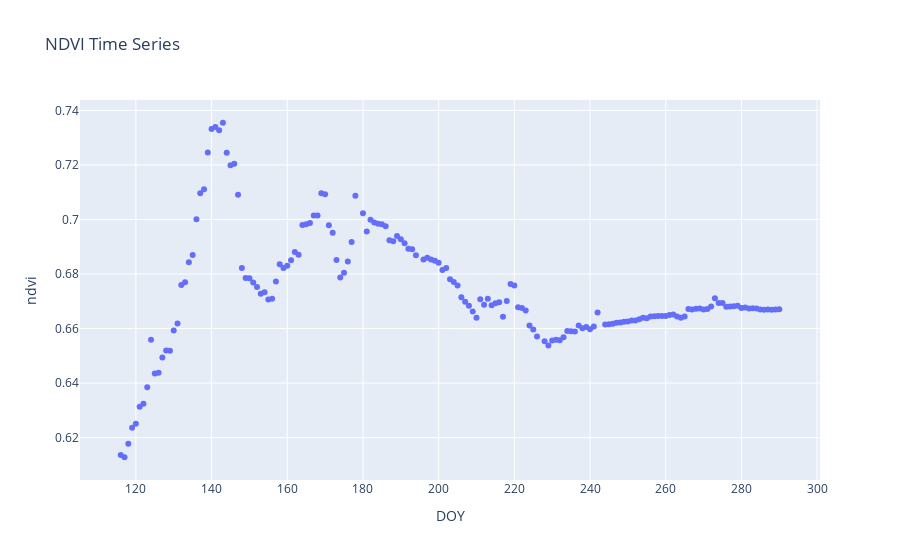

Here is the notebook cell this chart was saved with:
### Code cell
import plotly.express as px

fig = px.scatter(ndvi_df, x='DOY', y='ndvi', title='NDVI Time Series', labels={'Date': 'Date', 'NDVI': 'NDVI'})

# Afficher le graphique
fig.show()

### Figure 1 — Plotly figure (JSON) as saved in the notebook; plotly's stock layout.template omitted (floating-point values rounded to 4 significant figures; data arrays with more than 128 entries replaced by an {"elided": "..."} marker saying what was removed)
{"data": [{"hovertemplate": "DOY=%{x}<br>ndvi=%{y}<extra></extra>", "legendgroup": "", "marker": {"color": "#636efa", "symbol": "circle"}, "mode": "markers", "name": "", "orientation": "v", "showlegend": false, "type": "scatter", "x": {"elided": "171 int values"}, "xaxis": "x", "y": {"elided": "171 float values"}, "yaxis": "y"}], "layout": {"legend": {"tracegroupgap": 0}, "title": {"text": "NDVI Time Series"}, "xaxis": {"anchor": "y", "domain": [0, 1], "title": {"text": "DOY"}}, "yaxis": {"anchor": "x", "domain": [0, 1], "title": {"text": "ndvi"}}}}
